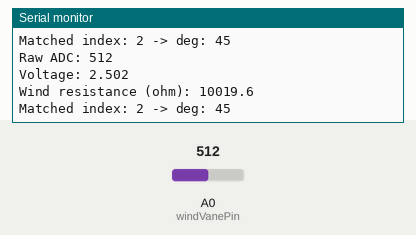
The sketch below on a simulated Arduino Uno, built with avr-gcc and run on an emulated ATmega328P. On the bench: the last lines printed to the serial monitor. Inputs (shaded band) come from the test bench; at power-on: A0 (windVanePin) = 512.

Above: at 2.8 s.
2.9 s: A0 (windVanePin) set to 716
At 3.8 s:
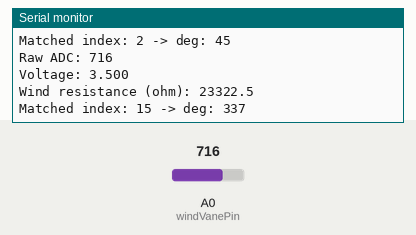
4.4 s: A0 (windVanePin) set to 900
At 5.8 s:
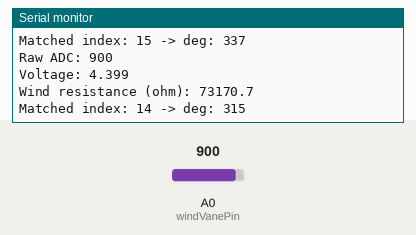
Timing chart, 0 to 7.4 s (numbered marks = the images above; inputs shaded):
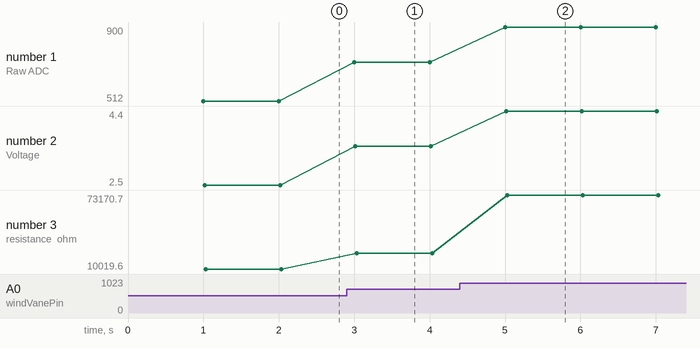

The sketch:

feather_agent.ino
```cpp
#include <SPI.h>
#include <Wire.h>

// Variables for temperature, CO2, wind speed, and rainfall
float windSpeed = 0;
float rainfall = 0;
unsigned long int dataCount = 0;

const int windVanePin = A0;  // Analog pin connected to wind vane voltage divider

// Resistance values from the wind vane (in ohms) corresponding to wind directions
//const unsigned long windDirections[16] = {33000, 6570, 8200, 891, 1000, 688, 2200, 1410, 3900, 3140, 16000, 14120, 130000, 42120, 71500, 21880};
const unsigned long windDirections[16] = {33000, 6570, 8200, 891, 1000, 688, 2200, 1410,3900, 3140, 16000, 14120, 120000, 42120, 64900, 21880};
const int windDegrees[16] = {0, 22, 45, 67, 90, 112, 135, 157, 180, 202, 225, 247, 270, 292, 315, 337};  // Corresponding degrees

// Known resistor value (from the voltage divider)
const int knownResistor = 10000;  // Example: 10kΩ

// Variables for wind and rain measurements
volatile unsigned long lastWindPulseTime = 0;
volatile unsigned long currentWindPulseTime = 0;
volatile unsigned long rainPulseCount = 0;
volatile unsigned long windPulseCount = 0; // To count wind pulses for a time interval

int windDirection = 0;  // Store wind direction in degrees (0–360)

// Timing variables for daily rainfall reset and wind speed updates
unsigned long previousWindUpdateMillis = 0;
unsigned long previousRainResetMillis = 0;
const unsigned long windUpdateInterval = 1000;  // 1 seconds in milliseconds
const unsigned long rainResetInterval = 43200000;  // 12 hours in milliseconds

// Payload array to hold all sensor data
unsigned char payload[6];
int buttonState = 0;

void setup() {
  Serial.begin(9600);  // Display on serial monitor

  Wire.begin(0x08);
  Wire.onRequest(requestEvent);

  // Initialize interrupts for wind speed and rainfall sensors
  pinMode(0, INPUT_PULLUP);  // Wind sensor on D2
  pinMode(1, INPUT_PULLUP);  // Rain sensor on D3
  pinMode(A0, INPUT);
  attachInterrupt(digitalPinToInterrupt(0), windISR, RISING); // Wind sensor on D2/INT4
  attachInterrupt(digitalPinToInterrupt(1), rainISR, CHANGE); // Rain sensor on D3/INT5

  Serial.println("Sensors initialized.");
}

void loop() {
  unsigned long currentMillis = millis();

  // Check if it's time to update wind speed and send data (every 10 seconds)
  if (currentMillis - previousWindUpdateMillis >= windUpdateInterval) {

    // Wind speed calculation
    windSpeed = windPulseCount * 2.4;  // km/h
    windPulseCount = 0;                // reset each interval
    previousWindUpdateMillis = currentMillis;  // Update the last wind update time
    dataCount++;

    // Rainfall calculation (each pulse represents 0.2794 mm of rainfall)
    rainfall = rainPulseCount * 0.2794;

    // Get wind direction from the wind vane
    windDirection = getWindDirection();

    // Encode all sensor data
    uint16_t payloadWind = encodeFixedPoint(windSpeed);
    uint16_t payloadRain = encodeFixedPoint(rainfall);
    uint16_t payloadWindDir = encodeFixedPointCO2(windDirection);

    // Convert to bytes and fill the payload
    payload[0] = lowByte(payloadWind);
    payload[1] = highByte(payloadWind);
    payload[2] = lowByte(payloadRain);
    payload[3] = highByte(payloadRain);
    payload[4] = lowByte(payloadWindDir);  // Wind direction (low byte)
    payload[5] = highByte(payloadWindDir);  // Wind direction (high byte)

  }

  // Daily reset of rainfall
  if (currentMillis - previousRainResetMillis >= rainResetInterval) {
    rainPulseCount = 0;  // Reset rain pulse count every 24 hours
    previousRainResetMillis = currentMillis;  // Update the last reset time
    Serial.println("Rainfall count reset for the day.");
  }
}

void requestEvent() {
  // Send the payload via I2C
  Wire.write(payload, sizeof(payload));
  dataCount = 0;
  windPulseCount = 0;  // Reset wind pulse count after each update
}

uint16_t encodeFixedPoint(float value) {
  // Convert float to fixed-point (scale by 100 for 2 decimal places)
  int16_t fixedPointValue = (int16_t)(value * 100);
  return (uint16_t)fixedPointValue;
}

uint16_t encodeFixedPointCO2(float value) {
  // Convert CO2 float value (no decimal places)
  int16_t fixedPointValue = (int16_t)(value);
  return (uint16_t)fixedPointValue;
}

// ISR for wind sensor on D2/INT4
void windISR() {
  windPulseCount++;  // Increment wind pulse count
}

// ISR for rain sensor on D3/INT5
void rainISR() {
  detachInterrupt(digitalPinToInterrupt(1));
  rainPulseCount++; // Increment the rainfall pulse count
  delay(1000);
  attachInterrupt(digitalPinToInterrupt(1), rainISR, CHANGE); // Rain sensor on D3/INT5
}

int getWindDirection() {
  int rawValue = analogRead(windVanePin);
  Serial.print("Raw ADC: ");
  Serial.println(rawValue);

  // Convert raw value to voltage (10-bit ADC -> 0..1023)
  float voltage = (rawValue / 1023.0f) * 5.0f;
  Serial.print("Voltage: ");
  Serial.println(voltage, 3);

  // Avoid divide-by-zero if voltage==5.0 (shouldn't happen with vane)
  float windResistance = 0.0f;
  if (voltage >= 4.999f) {
    windResistance = 1e9; // ridiculously large
  } else {
    windResistance = (knownResistor * voltage) / (5.0f - voltage);
  }
  Serial.print("Wind resistance (ohm): ");
  Serial.println(windResistance, 1);

  int closestIndex = 0;
  float closestDiff = 1e12f;
  for (int i = 0; i < 16; ++i) {
    float diff = fabs(windResistance - (float)windDirections[i]);
    if (diff < closestDiff) {
      closestDiff = diff;
      closestIndex = i;
    }
  }

  Serial.print("Matched index: ");
  Serial.print(closestIndex);
  Serial.print(" -> deg: ");
  Serial.println(windDegrees[closestIndex]);
  return windDegrees[closestIndex];
}
```

Measured:
- after the input at 2.9 s, the serial monitor: prints a new line after 0.10 s (image 1)
- after the input at 4.4 s, the serial monitor: prints a new line after 0.60 s (image 2)
- plotted number 1: 512 → 716 after the input at 2.9 s, 716 → 900 after the input at 4.4 s
- plotted number 2: 2.5 → 3.5 after the input at 2.9 s, 3.5 → 4.4 after the input at 4.4 s
- plotted number 3: 10019.6 → 23322.5 after the input at 2.9 s, 23322.5 → 73170.7 after the input at 4.4 s
